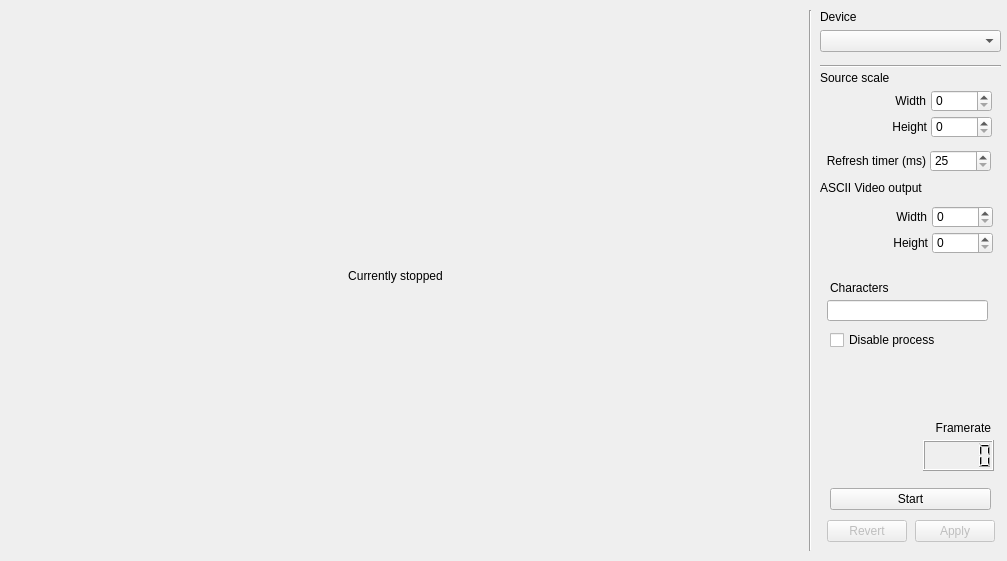
<?xml version="1.0" encoding="UTF-8"?>
<ui version="4.0">
 <class>MainWindow</class>
 <widget class="QMainWindow" name="MainWindow">
  <property name="geometry">
   <rect>
    <x>0</x>
    <y>0</y>
    <width>1007</width>
    <height>561</height>
   </rect>
  </property>
  <property name="minimumSize">
   <size>
    <width>800</width>
    <height>561</height>
   </size>
  </property>
  <property name="maximumSize">
   <size>
    <width>1007</width>
    <height>561</height>
   </size>
  </property>
  <property name="windowTitle">
   <string>Cam2Ascii (Demo)</string>
  </property>
  <widget class="QWidget" name="centralwidget">
   <widget class="QLabel" name="screen">
    <property name="geometry">
     <rect>
      <x>10</x>
      <y>10</y>
      <width>771</width>
      <height>531</height>
     </rect>
    </property>
    <property name="text">
     <string>Currently stopped</string>
    </property>
    <property name="alignment">
     <set>Qt::AlignCenter</set>
    </property>
   </widget>
   <widget class="Line" name="line">
    <property name="geometry">
     <rect>
      <x>800</x>
      <y>10</y>
      <width>20</width>
      <height>541</height>
     </rect>
    </property>
    <property name="orientation">
     <enum>Qt::Vertical</enum>
    </property>
   </widget>
   <widget class="QComboBox" name="devicesBox">
    <property name="geometry">
     <rect>
      <x>820</x>
      <y>30</y>
      <width>181</width>
      <height>22</height>
     </rect>
    </property>
   </widget>
   <widget class="QLabel" name="label_2">
    <property name="geometry">
     <rect>
      <x>820</x>
      <y>10</y>
      <width>47</width>
      <height>14</height>
     </rect>
    </property>
    <property name="text">
     <string>Device</string>
    </property>
   </widget>
   <widget class="QLabel" name="label_3">
    <property name="geometry">
     <rect>
      <x>820</x>
      <y>70</y>
      <width>111</width>
      <height>16</height>
     </rect>
    </property>
    <property name="text">
     <string>Source scale</string>
    </property>
   </widget>
   <widget class="QLabel" name="label_4">
    <property name="geometry">
     <rect>
      <x>879</x>
      <y>94</y>
      <width>47</width>
      <height>14</height>
     </rect>
    </property>
    <property name="text">
     <string>Width</string>
    </property>
    <property name="alignment">
     <set>Qt::AlignRight|Qt::AlignTrailing|Qt::AlignVCenter</set>
    </property>
   </widget>
   <widget class="QLabel" name="label_5">
    <property name="geometry">
     <rect>
      <x>880</x>
      <y>120</y>
      <width>47</width>
      <height>14</height>
     </rect>
    </property>
    <property name="text">
     <string>Height</string>
    </property>
    <property name="alignment">
     <set>Qt::AlignRight|Qt::AlignTrailing|Qt::AlignVCenter</set>
    </property>
   </widget>
   <widget class="QSpinBox" name="sourceWidth">
    <property name="geometry">
     <rect>
      <x>931</x>
      <y>90</y>
      <width>61</width>
      <height>22</height>
     </rect>
    </property>
    <property name="maximum">
     <number>3840</number>
    </property>
   </widget>
   <widget class="QSpinBox" name="sourceHeight">
    <property name="geometry">
     <rect>
      <x>931</x>
      <y>116</y>
      <width>61</width>
      <height>22</height>
     </rect>
    </property>
    <property name="maximum">
     <number>2160</number>
    </property>
   </widget>
   <widget class="QLabel" name="label_6">
    <property name="geometry">
     <rect>
      <x>820</x>
      <y>180</y>
      <width>111</width>
      <height>16</height>
     </rect>
    </property>
    <property name="text">
     <string>ASCII Video output</string>
    </property>
   </widget>
   <widget class="QSpinBox" name="asciiHeight">
    <property name="geometry">
     <rect>
      <x>932</x>
      <y>232</y>
      <width>61</width>
      <height>22</height>
     </rect>
    </property>
    <property name="maximum">
     <number>2160</number>
    </property>
   </widget>
   <widget class="QSpinBox" name="asciiWidth">
    <property name="geometry">
     <rect>
      <x>932</x>
      <y>206</y>
      <width>61</width>
      <height>22</height>
     </rect>
    </property>
    <property name="maximum">
     <number>3840</number>
    </property>
   </widget>
   <widget class="QLabel" name="label_7">
    <property name="geometry">
     <rect>
      <x>881</x>
      <y>236</y>
      <width>47</width>
      <height>14</height>
     </rect>
    </property>
    <property name="text">
     <string>Height</string>
    </property>
    <property name="alignment">
     <set>Qt::AlignRight|Qt::AlignTrailing|Qt::AlignVCenter</set>
    </property>
   </widget>
   <widget class="QLabel" name="label_8">
    <property name="geometry">
     <rect>
      <x>880</x>
      <y>210</y>
      <width>47</width>
      <height>14</height>
     </rect>
    </property>
    <property name="text">
     <string>Width</string>
    </property>
    <property name="alignment">
     <set>Qt::AlignRight|Qt::AlignTrailing|Qt::AlignVCenter</set>
    </property>
   </widget>
   <widget class="QLineEdit" name="charEdit">
    <property name="geometry">
     <rect>
      <x>827</x>
      <y>300</y>
      <width>161</width>
      <height>21</height>
     </rect>
    </property>
   </widget>
   <widget class="QLabel" name="label_9">
    <property name="geometry">
     <rect>
      <x>830</x>
      <y>280</y>
      <width>111</width>
      <height>16</height>
     </rect>
    </property>
    <property name="text">
     <string>Characters</string>
    </property>
   </widget>
   <widget class="QPushButton" name="applyButton">
    <property name="enabled">
     <bool>false</bool>
    </property>
    <property name="geometry">
     <rect>
      <x>915</x>
      <y>520</y>
      <width>80</width>
      <height>22</height>
     </rect>
    </property>
    <property name="text">
     <string>Apply</string>
    </property>
   </widget>
   <widget class="QPushButton" name="revertButton">
    <property name="enabled">
     <bool>false</bool>
    </property>
    <property name="geometry">
     <rect>
      <x>827</x>
      <y>520</y>
      <width>80</width>
      <height>22</height>
     </rect>
    </property>
    <property name="text">
     <string>Revert</string>
    </property>
   </widget>
   <widget class="QPushButton" name="startAndStopButton">
    <property name="geometry">
     <rect>
      <x>830</x>
      <y>488</y>
      <width>161</width>
      <height>22</height>
     </rect>
    </property>
    <property name="text">
     <string>Start</string>
    </property>
   </widget>
   <widget class="Line" name="line_2">
    <property name="geometry">
     <rect>
      <x>820</x>
      <y>58</y>
      <width>181</width>
      <height>16</height>
     </rect>
    </property>
    <property name="orientation">
     <enum>Qt::Horizontal</enum>
    </property>
   </widget>
   <widget class="QCheckBox" name="disableProcess">
    <property name="geometry">
     <rect>
      <x>830</x>
      <y>330</y>
      <width>161</width>
      <height>20</height>
     </rect>
    </property>
    <property name="text">
     <string>Disable process</string>
    </property>
   </widget>
   <widget class="QLabel" name="label_10">
    <property name="geometry">
     <rect>
      <x>815</x>
      <y>151</y>
      <width>111</width>
      <height>20</height>
     </rect>
    </property>
    <property name="text">
     <string>Refresh timer (ms)</string>
    </property>
    <property name="alignment">
     <set>Qt::AlignRight|Qt::AlignTrailing|Qt::AlignVCenter</set>
    </property>
   </widget>
   <widget class="QSpinBox" name="refreshTimer">
    <property name="geometry">
     <rect>
      <x>930</x>
      <y>150</y>
      <width>61</width>
      <height>22</height>
     </rect>
    </property>
    <property name="minimum">
     <number>25</number>
    </property>
    <property name="maximum">
     <number>5000</number>
    </property>
   </widget>
   <widget class="QLCDNumber" name="framerate">
    <property name="geometry">
     <rect>
      <x>923</x>
      <y>440</y>
      <width>71</width>
      <height>31</height>
     </rect>
    </property>
   </widget>
   <widget class="QLabel" name="label_11">
    <property name="geometry">
     <rect>
      <x>880</x>
      <y>420</y>
      <width>111</width>
      <height>16</height>
     </rect>
    </property>
    <property name="text">
     <string>Framerate</string>
    </property>
    <property name="alignment">
     <set>Qt::AlignRight|Qt::AlignTrailing|Qt::AlignVCenter</set>
    </property>
   </widget>
  </widget>
 </widget>
 <resources/>
 <connections/>
</ui>
